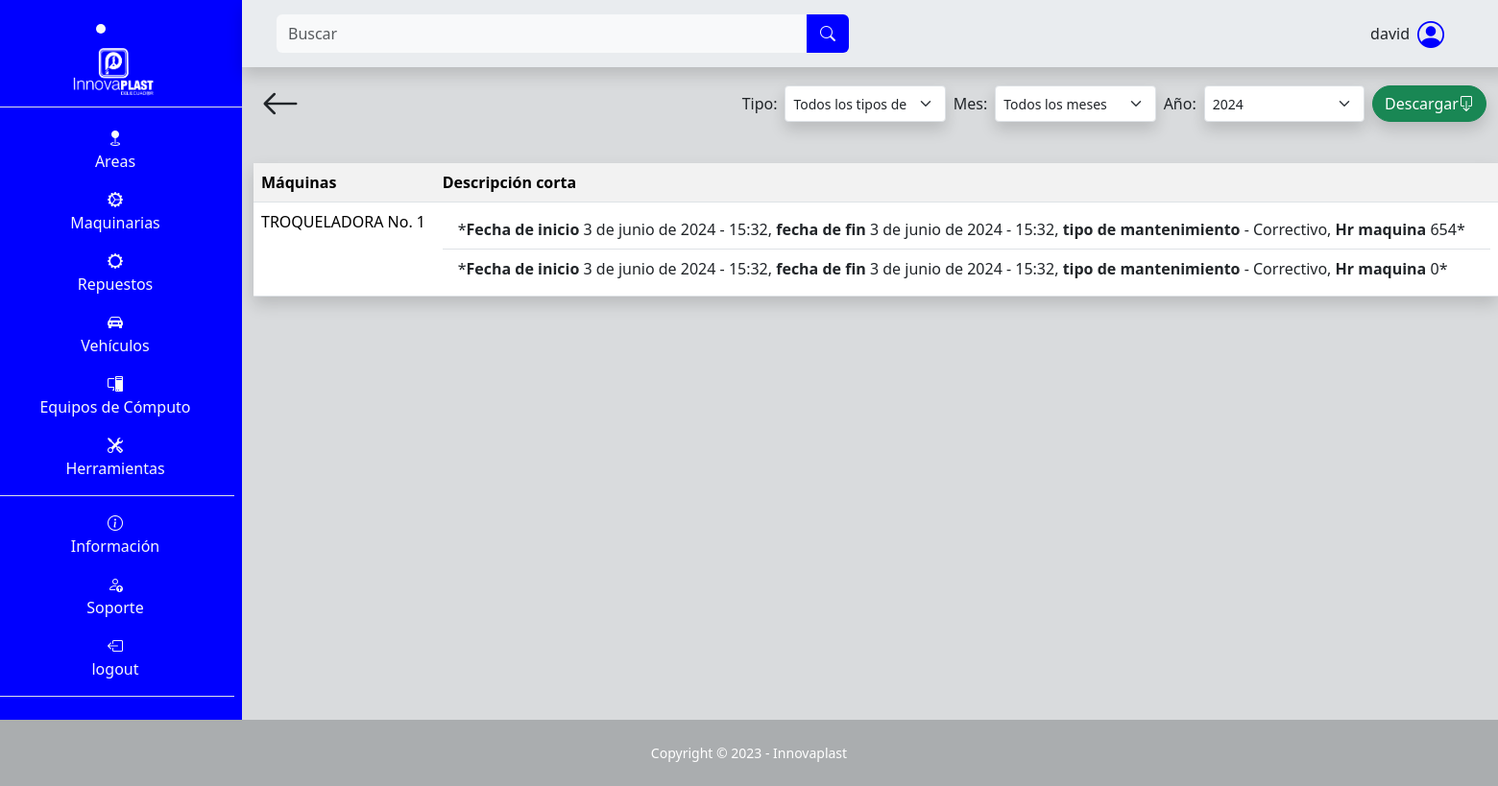
Before: /maquina/tabla/ (signed in) with the older database file.
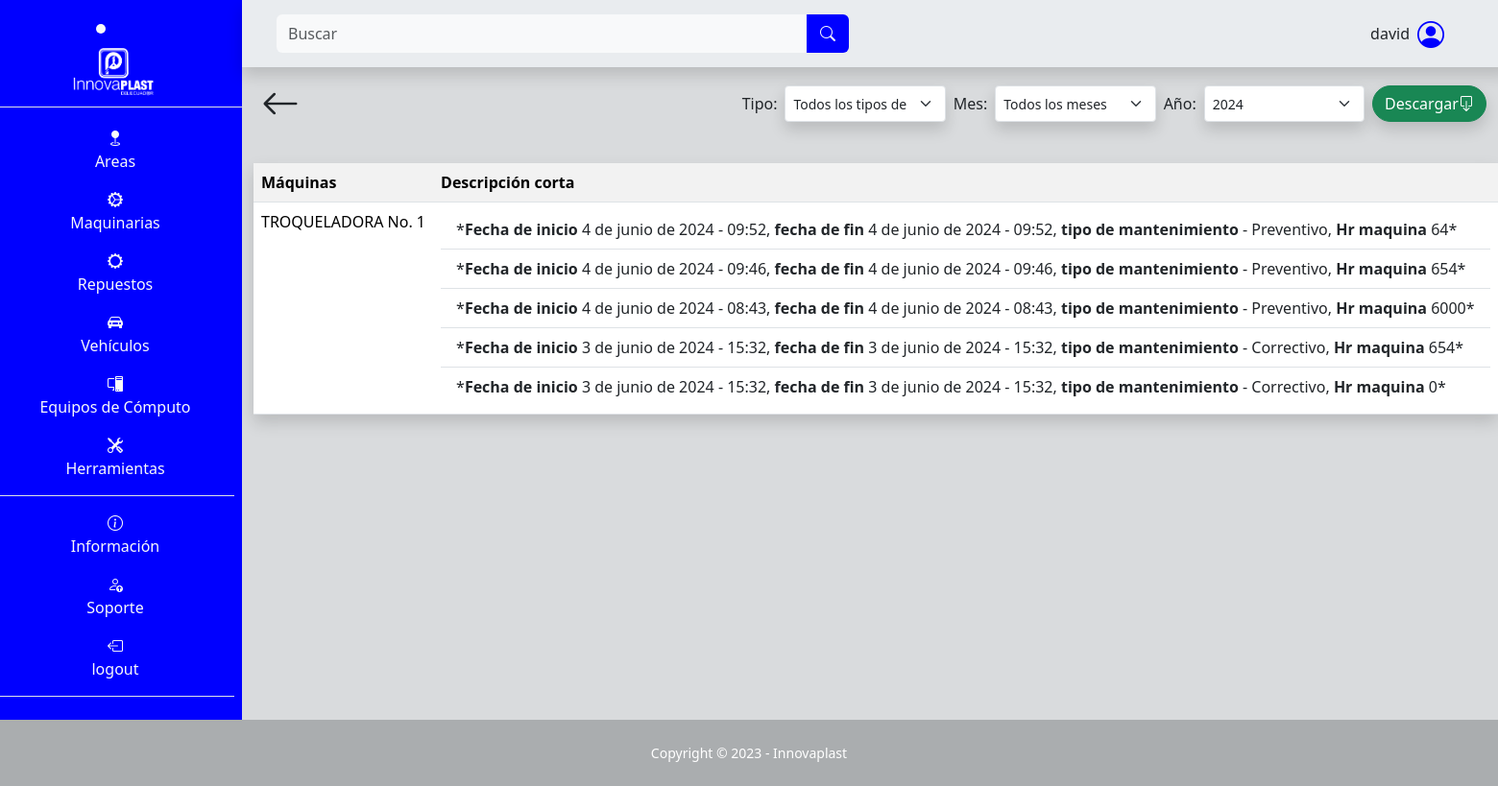
After: the same page with the newer database file.
### SGE_maquina/models.py (models this page shows, shortened)
class Maquina(models.Model):
    nombre = models.CharField(max_length=100, null=False, blank=False)
    encargado = models.CharField(max_length=100, blank=False, null=False)
    teléfono_encargado = models.CharField(max_length=100, blank=False, null=False)
    descripción = models.TextField(max_length=500, null=False, blank=False)
    ubicación = models.CharField(max_length=100, null=False, blank=False)
    tipo_de_máquina = models.CharField(max_length=100, null=False, blank=False)
    número_de_serie_o_modelo = models.CharField(max_length=100, null=False, blank=False)
    proveedor = models.CharField(max_length=100, null=False, blank=False)
    costo_de_adquisición = models.IntegerField(blank=False, null=False)
    fecha_de_adquisición = models.DateField(default=date.today, blank=False, null=False)
    fecha_de_instalación = models.DateField(default=date.today, blank=False, null=False)
    estado_de_garantía = models.CharField(max_length=100, null=False, blank=False)
    consumo_de_energía = models.CharField(max_length=100, null=False, blank=False)
    horas_máquina_trabajada = models.IntegerField(blank=False, null=False, default=0)
    intervalo_mantenimiento = models.IntegerField(blank=False, null=False)
    fecha_ultimo_mantenimiento = models.DateField(default=date.today, blank=False, null=False)
    image = models.ImageField(upload_to="maquina/image", null=False, blank=False)

class MantenimientoMaquina(models.Model):
    maquina = models.ForeignKey(Maquina, on_delete=models.CASCADE)
    fecha_inicio = models.DateField(default=date.today)
    hora_inicio = models.TimeField(default=datetime.now().time())
    fecha = models.DateField(default=date.today)
    hora = models.TimeField(default=datetime.now().time())
    operador = models.CharField(max_length=100, blank=False, null=False, default="")
    tipo = models.ForeignKey(TipoMantenimientoMaquina, on_delete=models.CASCADE)
    hr_maquina = models.IntegerField(blank=False, null=False, default=0)
    partes_y_piezas = models.TextField(max_length=500, null=False, blank=False, default="")
    descripción = models.TextField(max_length=500, null=False, blank=False, default="")
    image = models.ImageField(upload_to="maquina/mantenimiento/image", null=False, blank=False, default=None)

class TipoMantenimientoMaquina(models.Model):
    tipo = models.CharField(max_length=100, blank=False, null=False)
    def __str__(self):
        return self.tipo

### SGE_maquina/views.py (the view)
# urls.py: path('tabla/', views.tabla_mantenimientos, name="area_tabla_mantenimientos"),
@login_required
def tabla_mantenimientos(request):
    maquinas = Maquina.objects.all()
    tipos_mantenimiento = TipoMantenimientoMaquina.objects.all()
    for maquina in maquinas:
        maquina.mantenimientos = maquina.mantenimientomaquina_set.all().order_by('-fecha', '-hora')
    context = {
        'maquinas': maquinas,
        'tipos_mantenimiento': tipos_mantenimiento,
    }
    return render(request, 'SGE_maquina/tablas.html', context)

### templates/SGE_maquina/tablas.html (shortened to what this page needs)
{% extends "layout/base.html" %}
{% block 'content' %}
<div class="container">
    <div class="d-flex p-2 justify-content-between">
        <a class="text-decoration-none text-dark" href="{% url "maquina" %}">
            <i class="bi bi-arrow-left fs-1"></i>
        </a>
        <form class="d-flex mt-auto mb-auto" action="{% url 'generar_documento_mantenimientos_general_maquina' %}" method="get" style="max-height: 50px; min-width: 600px;">
          <label class="mt-auto mb-auto m-1" for="tipo_mantenimiento">Tipo:</label>
            <select class="form-select form-select-sm m-1 shadow" name="tipo_mantenimiento" id="tipo_mantenimiento">
                <option value="">Todos los tipos de mantenimiento</option>
            </select>
          <label class="mt-auto mb-auto m-1" for="mes">Mes:</label>
          <select class="form-select form-select-sm m-1 shadow" name="mes" id="mes">
            <option value="">Todos los meses</option>
          </select>
          <label class="mt-auto mb-auto m-1" for="anio">Año:</label>
          <select class="form-select form-select-sm m-1 shadow" name="anio" id="anio">
              <option value="2024">2024</option>
          </select>
          <button type="submit" value="Submit" class="btn btn-success d-flex m-1 shadow rounded-pill">Descargar  <i class="bi bi-box-arrow-down mt-auto mb-auto"></i></button>
        </form>
    </div>
    <table class="table table-striped mt-4 shadow">
      <tr>
        <th>Máquinas</th>
        <th>Descripción corta</th>
      </tr>
      {% for maquina in maquinas %}
      <tr>
        <td>{{ maquina.nombre }}</td>
        <td>
          <ul class="list-group list-group-flush">
            {% for mantenimiento in maquina.mantenimientos %}
            <li class="list-group-item">*<b>Fecha de inicio</b> {{ mantenimiento.fecha_inicio }} - {{ mantenimiento.hora_inicio }}, <b>fecha de fin</b> {{ mantenimiento.fecha }} - {{ mantenimiento.hora }}, <b>tipo de mantenimiento</b> - {{ mantenimiento.tipo }}, <b>Hr maquina</b> {{ mantenimiento.hr_maquina }}*</li>
            {% endfor %}
          </ul>
        </td>
      </tr>
      {% endfor %}
    </table>
</div>
{% endblock %}

### templates/layout/base.html (shortened to what this page needs)
{% load static %}
<!DOCTYPE html>
<html lang="es">
<head>
    <link rel="stylesheet" href="https://cdn.jsdelivr.net/npm/bootstrap-icons@1.10.3/font/bootstrap-icons.css">
    <link rel="stylesheet" href="{% static "css/bootstrap.css" %}">
    <link rel="stylesheet" href="{% static "css/style.css" %}">
</head>
<body class="" id="page-top">
    <main>
        <div class="row">
            <div class="col-12 col-md-2 m-0 p-0 text-light text-center barra d-none d-md-block">
                <li class="nav-item active text-center fs-3 lista-menu m-2" style="transition: background-color 0.5s ease">
                    <a class="nav-link" href="{% url "index" %}">
                        <img src="{% static "images/Innovaplast.png" %}" alt="Innovaplast" style="max-height: 53px;">
                    </a>
                </li>
                <ul class="flex-column align-items-stretch p-2 border-top">
                    <li class="nav-item mt-1 pt-2 lista-menu text-center" style="transition: background-color 0.5s ease">
                        <a class="text-light text-decoration-none lista-menu" href="{% url "area" %}"><i class="bi bi-geo-fill"></i><p>Areas</p></a>
                    </li>
                    <li class="nav-item lista-menu" style="transition: background-color 0.5s ease">
                        <a class="text-light text-decoration-none lista-menu" href="{% url "maquina" %}"><i class="bi bi-gear-wide-connected"></i><p>Maquinarias</p></a>
                    </li>
                    <li class="nav-item lista-menu" style="transition: background-color 0.5s ease">
                        <a class="text-light text-decoration-none lista-menu" href="{% url "repuesto_maquina" %}"><i class="bi bi-gear-wide"></i><p>Repuestos</p></a>
                    </li>
                    <li class="nav-item lista-menu" style="transition: background-color 0.5s ease">
                        <a class="text-light text-decoration-none lista-menu" href="{% url "vehiculo" %}"><i class="bi bi-car-front-fill"></i><p>Vehículos</p></a>
                    </li>
                    <li class="nav-item lista-menu" style="transition: background-color 0.5s ease">
                        <a class="text-light text-decoration-none lista-menu" href="{% url "pc" %}"><i class="bi bi-pc-display"></i><p>Equipos de Cómputo</p></a>
                    </li>
                    <li class="nav-item border-bottom lista-menu" style="transition: background-color 0.5s ease">
                        <a class="text-light text-decoration-none lista-menu" href="{% url "herramienta" %}"><i class="bi bi-tools"></i><p>Herramientas</p></a>
                    </li>
                    <li class="nav-item pt-3 lista-menu" style="transition: background-color 0.5s ease">
                        <i class="bi bi-info-circle"></i><p>Información</p>
                    </li>
                    <li class="nav-item lista-menu" style="transition: background-color 0.5s ease">
                        <a class="text-light text-decoration-none lista-menu" href="{% url "soporte" %}">  <i class="bi bi-person-up"></i><p>Soporte</p></a>
                    </li>
                    {% if user.is_authenticated %}
                        <li class="nav-item lista-menu border-bottom" style="transition: background-color 0.5s ease">
                            <a class="text-light text-decoration-none lista-menu" href="{% url "logout" %}"><i class="bi bi-box-arrow-left"></i><p>logout</p></a>
                        </li>
                    {% else %}
                        <li class="nav-item lista-menu border-bottom" style="transition: background-color 0.5s ease">
                            <a class="text-light text-decoration-none lista-menu" href="{% url "login" %}"><i class="bi bi-box-arrow-right"></i><p>Login</p></a>
                        </li>
                    {% endif %}
                </ul>
            </div>
            <div class="col-12 col-md-10 m-0 p-0">
                <nav class="row navbar bg-body-secondary p-2 m-0 shadow sticky-top navbar-expand-lg">
                        <div class="col-12 col-md-6 order-lg-first order-last">
                            <form class="d-flex form-inline mr-auto ml-md-3 my-2 my-md-0 ms-3 me-3 mw-100 navbar-search" role="search" action="" method='GET'>
                                <div class="input-group">
                                    <input class="form-control bg-light border-0 small" id="search-input" name="search" type="search" placeholder="Buscar" aria-label="Search">
                                    <div class="input-group-append">
                                        <button class="btn barra text-light rounded-0 rounded-end border-2" type="submit">
                                            <i class="bi bi-search"></i>
                                        </button>
                                    </div>
                                </div>
                            </form>
                        </div>
                        <div class="col-12 col-md-6">
                            <div class="me-5 d-flex justify-content-center justify-content-md-end align-items-center">
                                <p class="ms-5 mt-auto mb-auto">{{ user }}</p>
                                <i class="bi bi-person-circle fs-3 ms-2 icono-persona"></i>
                            </div>
                        </div>
                </nav>
                {% block 'content' %}{% endblock %}
            </div>
    </main>
    <footer class="footer">
        <div class="small text-center p-4 text-white">Copyright &copy; 2023 - Innovaplast</div>
    </footer>
</body>
</html>

### static/css/style.css (style rules this page uses)
:root { --color-primary: #2ea3f2; }
* { margin: 0; padding: 0; box-sizing: border-box; }
body { background-color: #d9dbdd; }
.barra { background-color: blue; }
ul { list-style-type: none; }
.icono-persona { color: blue; }
.footer { background-color: #aaadaf; }

Changed rows visible on the page:
added MantenimientoMaquina: fecha_inicio "4 de junio de 2024", hora_inicio "09:52", fecha "4 de junio de 2024", hora "09:52", tipo "Preventivo", hr_maquina "64"
added MantenimientoMaquina: fecha_inicio "4 de junio de 2024", hora_inicio "09:46", fecha "4 de junio de 2024", hora "09:46", tipo "Preventivo", hr_maquina "654"
added MantenimientoMaquina: fecha_inicio "4 de junio de 2024", hora_inicio "08:43", fecha "4 de junio de 2024", hora "08:43", tipo "Preventivo", hr_maquina "6000"
